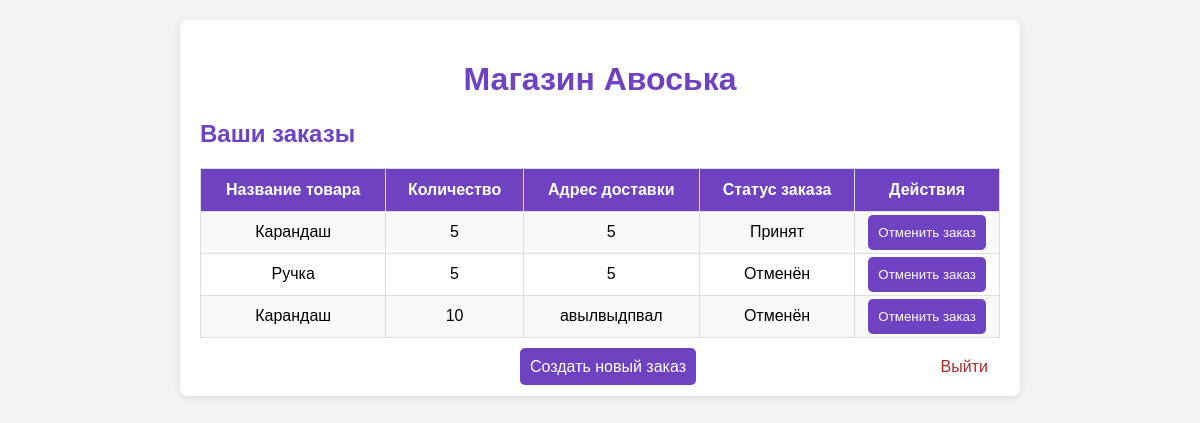
Page /list/orders.php (signed in) on the committed database.
### tables this page shows
CREATE TABLE `orders` (
  `id` int NOT NULL,
  `user_id` int NOT NULL,
  `product_id` int NOT NULL,
  `quantity` int NOT NULL,
  `status` enum('Новый','Принят','Отменён') DEFAULT 'Новый',
  `delivery_address` varchar(255) NOT NULL,
  `created_at` timestamp NULL DEFAULT CURRENT_TIMESTAMP
);

CREATE TABLE `products` (
  `id` int NOT NULL,
  `name` varchar(100) NOT NULL,
  `price` decimal(10,2) NOT NULL,
  `description` text
);

### list/orders.php (the view, shortened to what this page needs)
<?php
$mysqli = new mysqli("localhost", "root", "", "avoskadb");
$user_id = $_SESSION['user_id'];
$orders = $mysqli->query("SELECT o.id, p.name, o.quantity, o.delivery_address, o.status FROM orders o JOIN products p ON o.product_id = p.id WHERE o.user_id = $user_id");
$order_count = $orders->num_rows;
?>
<!DOCTYPE html>
<html lang="en">
<head>
    <link rel="stylesheet" href="../css/style-orders.css">
</head>
<body>
<div class="container">
    <h1 align="middle">Магазин Авоська</h1>
    <h2>Ваши заказы</h2>
    <table>
        <tr>
            <th>Название товара</th>
            <th>Количество</th>
            <th>Адрес доставки</th>
            <th>Статус заказа</th>
            <th>Действия</th>
        </tr>
        <?php if ($order_count > 0): ?>
            <?php while($order = $orders->fetch_assoc()): ?>
            <tr>
                <td><?php echo htmlspecialchars($order['name']); ?></td>
                <td><?php echo htmlspecialchars($order['quantity']); ?></td>
                <td><?php echo htmlspecialchars($order['delivery_address']); ?></td>
                <td><?php echo htmlspecialchars($order['status']); ?></td>
                <td>
                    <form method="post" style="display:inline;">
                        <button type="submit" class="delete-button" onclick="return confirm('Вы уверены, что хотите отменить этот заказ?');">Отменить заказ</button>
                    </form>
                </td>
            </tr>
            <?php endwhile; ?>
        <?php else: ?>
            <tr>
                <td colspan="5" class="no-orders">У вас нет активных заказов</td>
            </tr>
        <?php endif; ?>
    </table>
    <div>
        <a href="new-orders.php" class="button right">Создать новый заказ</a>
        <a href="logout.php" class="exit">Выйти</a>
    </div>
</div>
</body>
</html>

### css/style-orders.css (style rules this page uses)
body { font-family: 'Arial', sans-serif; margin: 0; padding: 20px; background-color: #f4f4f4; }
.container { max-width: 800px; margin: 0 auto; padding: 20px; background-color: #fff; border-radius: 8px; box-shadow: 0 2px 10px rgba(0, 0, 0, 0.1); }
h1, h2 { color: #6f42c1; }
table { width: 100%; border-collapse: collapse; margin: 20px 0; }
th { border: 1px solid #ddd; padding: 12px; }
td { border: 1px solid #ddd; padding: 3px; text-align: center; }
th { background-color: #6f42c1; color: white; text-align: center; }
tr:nth-child(even) { background-color: #f9f9f9; }
button { background-color: #6f42c1; color: white; text-decoration: none; border: none; cursor: pointer; transition: background-color 0.3s; padding: 10px; border-radius: 5px; }
.button { background-color: #6f42c1; color: white; text-decoration: none; border: none; cursor: pointer; transition: background-color 0.3s; padding: 10px; border-radius: 5px; }
.delete-button { text-align: center; }
.exit { text-decoration: none; color: brown; text-align: right; margin-left: 15rem; }
.right { margin-left: 20rem; }

### rows in the picture
orders: product.name "Карандаш", quantity "5", delivery_address "5", status "Принят"
orders: product.name "Ручка", quantity "5", delivery_address "5", status "Отменён"
orders: product.name "Карандаш", quantity "10", delivery_address "авылвыдпвал", status "Отменён"
